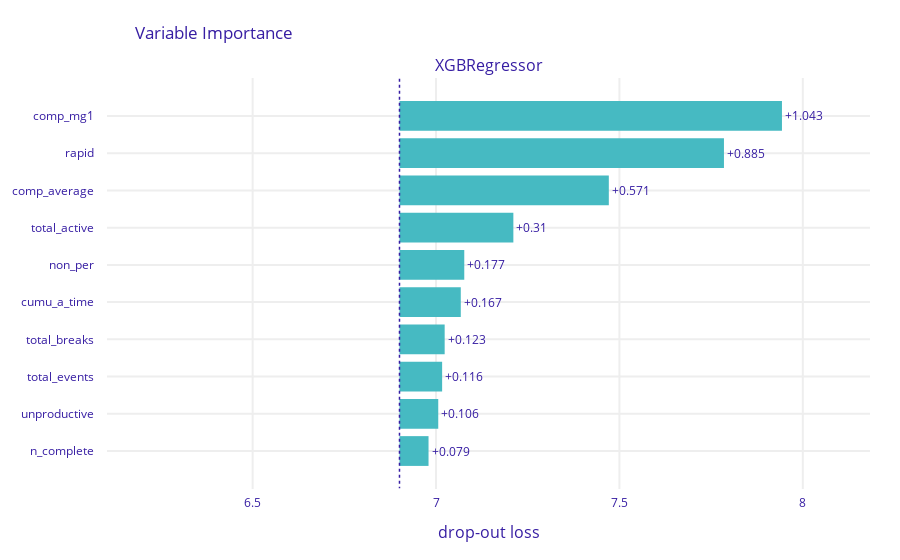
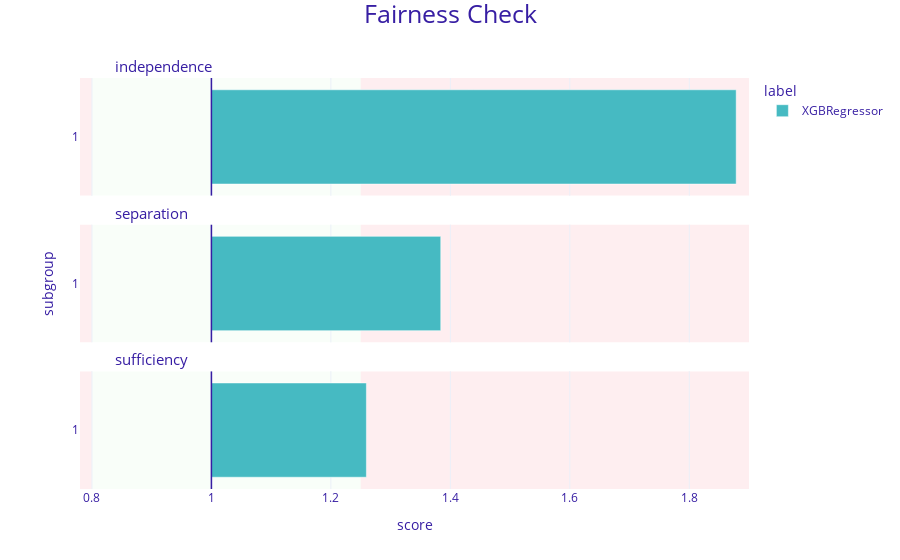
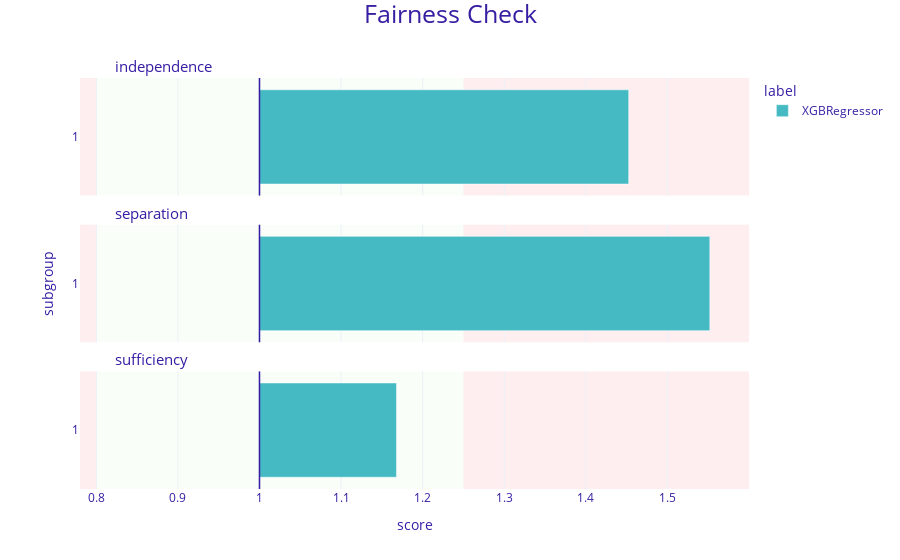
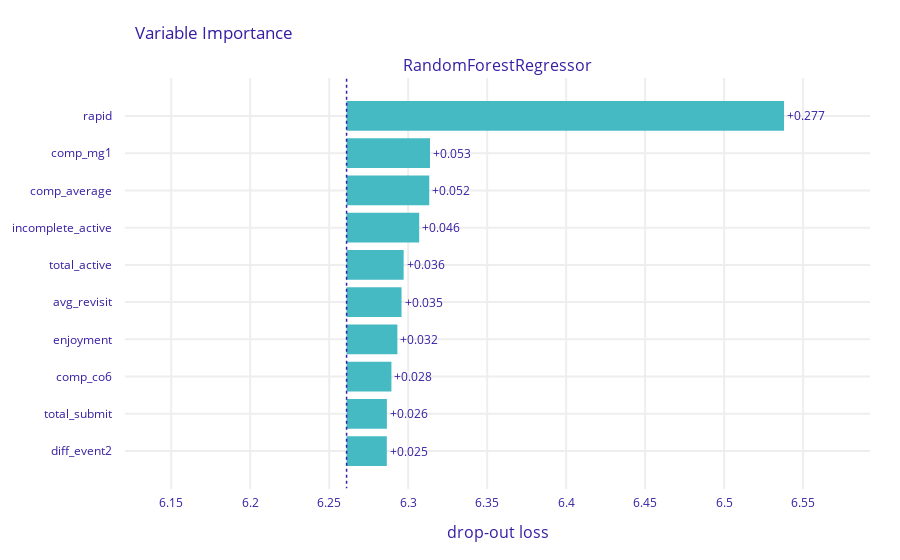

Here is the notebook cell these charts were saved with, in order:
### Code cell
# specify the models
label_dict = {
    label: data[data[label] > 0][everything].dropna()
    for label in labels
}

model_dict = {
    "xgb": XGBRegressor(tree_method="hist", random_state=42),
    "rf": RandomForestRegressor(n_estimators=1000, random_state=42)
}

# # setup figure that we'll add all the prediction plots to
# cols = max(len(metadata) + 1, 2)
# rows = max(len(label_dict) * len(model_dict), 2)
# fig, axs = subplots(rows, cols)
# fig.set_size_inches(3.25*cols, 3.1*rows)
# fig.tight_layout(pad=5.0)

# run the models
# i = 0
for L in label_dict:
    for M in model_dict:
        title = f"{L} {M} full"
        display(Markdown(f"---\n\n# {title}"))
        run_regressor(label_dict[L], L, features, protecteds, model_dict[M])
        # i += 1

# # save the plot now that we're done
# fig.savefig(f"output/predictions.png")

### Figure 1 — Plotly figure (JSON) as saved in the notebook; plotly's stock layout.template omitted (floating-point values rounded to 4 significant figures)
{"data": [{"base": 6.9, "hoverinfo": "text", "hoverlabel": {"bgcolor": "rgba(0, 0, 0, 0.8)"}, "hovertext": ["Model: XGBRegressor loss after<br>variable: comp_mg1 is permuted: 7.943<br>Drop-out loss change: +1.043", "Model: XGBRegressor loss after<br>variable: rapid is permuted: 7.785<br>Drop-out loss change: +0.885", "Model: XGBRegressor loss after<br>variable: comp_average is permuted: 7.471<br>Drop-out loss change: +0.571", "Model: XGBRegressor loss after<br>variable: total_active is permuted: 7.211<br>Drop-out loss change: +0.31", "Model: XGBRegressor loss after<br>variable: non_per is permuted: 7.077<br>Drop-out loss change: +0.177", "Model: XGBRegressor loss after<br>variable: cumu_a_time is permuted: 7.067<br>Drop-out loss change: +0.167", "Model: XGBRegressor loss after<br>variable: total_breaks is permuted: 7.024<br>Drop-out loss change: +0.123", "Model: XGBRegressor loss after<br>variable: total_events is permuted: 7.017<br>Drop-out loss change: +0.116", "Model: XGBRegressor loss after<br>variable: unproductive is permuted: 7.006<br>Drop-out loss change: +0.106", "Model: XGBRegressor loss after<br>variable: n_complete is permuted: 6.98<br>Drop-out loss change: +0.079"], "marker": {"color": "#46bac2"}, "orientation": "h", "showlegend": false, "text": ["+1.043", "+0.885", "+0.571", "+0.31", "+0.177", "+0.167", "+0.123", "+0.116", "+0.106", "+0.079"], "textposition": "outside", "type": "bar", "x": [1.043, 0.8847, 0.5707, 0.3105, 0.1766, 0.1671, 0.1232, 0.1163, 0.1057, 0.07917], "xaxis": "x", "y": ["comp_mg1", "rapid", "comp_average", "total_active", "non_per", "cumu_a_time", "total_breaks", "total_events", "unproductive", "n_complete"], "yaxis": "y"}], "layout": {"annotations": [{"font": {"size": 16}, "showarrow": false, "text": "XGBRegressor", "x": 0.5, "xanchor": "center", "xref": "paper", "y": 1, "yanchor": "bottom", "yref": "paper"}, {"font": {"size": 16}, "showarrow": false, "text": "drop-out loss", "x": 0.5, "xanchor": "center", "xref": "paper", "y": 0, "yanchor": "top", "yref": "paper", "yshift": -30}], "autosize": true, "font": {"color": "#371ea3"}, "margin": {"b": 71, "r": 30, "t": 78}, "shapes": [{"line": {"color": "#371ea3", "dash": "dot", "width": 1.5}, "type": "line", "x0": 6.9, "x1": 6.9, "xref": "x", "y0": -1, "y1": 10, "yref": "y"}], "title": {"text": "Variable Importance", "x": 0.15}, "xaxis": {"anchor": "y", "automargin": true, "domain": [0, 1], "fixedrange": true, "gridwidth": 2, "range": [6.103, 8.183], "tickcolor": "white", "ticklen": 3, "ticks": "outside", "type": "linear", "zeroline": false}, "yaxis": {"anchor": "x", "automargin": true, "autorange": true, "domain": [0, 1], "fixedrange": true, "gridwidth": 2, "range": [10.04, -1.035], "tickcolor": "white", "ticklen": 10, "ticks": "outside", "type": "category"}}}

### Figure 2 — Plotly figure (JSON) as saved in the notebook; plotly's stock layout.template omitted (floating-point values rounded to 4 significant figures)
{"data": [{"alignmentgroup": "True", "customdata": [[1, 1.879, "XGBRegressor"]], "hovertemplate": "<b>%{customdata[2]}</b><br>Subgroup: %{customdata[0]}<br>Score: %{customdata[1]}<br><extra></extra>", "legendgroup": "XGBRegressor", "marker": {"color": "#46bac2", "pattern": {"shape": ""}}, "name": "XGBRegressor", "offsetgroup": "XGBRegressor", "orientation": "h", "showlegend": true, "textposition": "auto", "type": "bar", "x": [0.8786], "xaxis": "x3", "y": [0.5], "yaxis": "y3"}, {"alignmentgroup": "True", "customdata": [[1, 1.384, "XGBRegressor"]], "hovertemplate": "<b>%{customdata[2]}</b><br>Subgroup: %{customdata[0]}<br>Score: %{customdata[1]}<br><extra></extra>", "legendgroup": "XGBRegressor", "marker": {"color": "#46bac2", "pattern": {"shape": ""}}, "name": "XGBRegressor", "offsetgroup": "XGBRegressor", "orientation": "h", "showlegend": false, "textposition": "auto", "type": "bar", "x": [0.3839], "xaxis": "x2", "y": [0.5], "yaxis": "y2"}, {"alignmentgroup": "True", "customdata": [[1, 1.259, "XGBRegressor"]], "hovertemplate": "<b>%{customdata[2]}</b><br>Subgroup: %{customdata[0]}<br>Score: %{customdata[1]}<br><extra></extra>", "legendgroup": "XGBRegressor", "marker": {"color": "#46bac2", "pattern": {"shape": ""}}, "name": "XGBRegressor", "offsetgroup": "XGBRegressor", "orientation": "h", "showlegend": false, "textposition": "auto", "type": "bar", "x": [0.2595], "xaxis": "x", "y": [0.5], "yaxis": "y"}], "layout": {"annotations": [{"font": {"size": 15}, "showarrow": false, "text": "sufficiency", "x": 0.05, "xanchor": "left", "xref": "paper", "y": 0.2867, "yanchor": "bottom", "yref": "paper"}, {"font": {"size": 15}, "showarrow": false, "text": "separation", "x": 0.05, "xanchor": "left", "xref": "paper", "y": 0.6433, "yanchor": "bottom", "yref": "paper"}, {"font": {"size": 15}, "showarrow": false, "text": "independence", "x": 0.05, "xanchor": "left", "xref": "paper", "y": 1.0, "yanchor": "bottom", "yref": "paper"}], "autosize": true, "barmode": "group", "font": {"color": "#371ea3"}, "legend": {"title": {"text": "label"}, "tracegroupgap": 0}, "margin": {"b": 71, "r": 30, "t": 78}, "shapes": [{"fillcolor": "#f05a71", "layer": "below", "line": {"width": 0}, "opacity": 0.1, "type": "rect", "x0": 0.25, "x1": 0.9, "xref": "x", "y0": 0, "y1": 1, "yref": "y"}, {"fillcolor": "#f05a71", "layer": "below", "line": {"width": 0}, "opacity": 0.1, "type": "rect", "x0": -0.22, "x1": -0.2, "xref": "x", "y0": 0, "y1": 1, "yref": "y"}, {"fillcolor": "#c7f5bf", "layer": "below", "line": {"width": 0}, "opacity": 0.1, "type": "rect", "x0": -0.2, "x1": 0.25, "xref": "x", "y0": 0, "y1": 1, "yref": "y"}, {"line": {"color": "#371ea3", "width": 1.5}, "type": "line", "x0": 0, "x1": 0, "xref": "x", "y0": 0, "y1": 1, "yref": "y"}, {"fillcolor": "#f05a71", "layer": "below", "line": {"width": 0}, "opacity": 0.1, "type": "rect", "x0": 0.25, "x1": 0.9, "xref": "x", "y0": 0, "y1": 1, "yref": "y2"}, {"fillcolor": "#f05a71", "layer": "below", "line": {"width": 0}, "opacity": 0.1, "type": "rect", "x0": -0.22, "x1": -0.2, "xref": "x", "y0": 0, "y1": 1, "yref": "y2"}, {"fillcolor": "#c7f5bf", "layer": "below", "line": {"width": 0}, "opacity": 0.1, "type": "rect", "x0": -0.2, "x1": 0.25, "xref": "x", "y0": 0, "y1": 1, "yref": "y2"}, {"line": {"color": "#371ea3", "width": 1.5}, "type": "line", "x0": 0, "x1": 0, "xref": "x", "y0": 0, "y1": 1, "yref": "y2"}, {"fillcolor": "#f05a71", "layer": "below", "line": {"width": 0}, "opacity": 0.1, "type": "rect", "x0": 0.25, "x1": 0.9, "xref": "x", "y0": 0, "y1": 1, "yref": "y3"}, {"fillcolor": "#f05a71", "layer": "below", "line": {"width": 0}, "opacity": 0.1, "type": "rect", "x0": -0.22, "x1": -0.2, "xref": "x", "y0": 0, "y1": 1, "yref": "y3"}, {"fillcolor": "#c7f5bf", "layer": "below", "line": {"width": 0}, "opacity": 0.1, "type": "rect", "x0": -0.2, "x1": 0.25, "xref": "x", "y0": 0, "y1": 1, "yref": "y3"}, {"line": {"color": "#371ea3", "width": 1.5}, "type": "line", "x0": 0, "x1": 0, "xref": "x", "y0": 0, "y1": 1, "yref": "y3"}], "title": {"font": {"size": 25}, "text": "Fairness Check", "x": 0.5, "y": 0.99}, "xaxis": {"anchor": "y", "domain": [0, 1], "range": [-0.22, 0.9], "ticktext": [0.6, 0.8, 1, 1.2, 1.4, 1.6, 1.8, 1], "tickvals": [-0.4, -0.2, 0, 0.2, 0.4, 0.6, 0.8, 0], "title": {"text": "score"}, "type": "linear"}, "xaxis2": {"anchor": "y2", "domain": [0, 1], "matches": "x", "range": [-0.22, 0.9], "showticklabels": false, "ticktext": [0.6, 0.8, 1, 1.2, 1.4, 1.6, 1.8, 1], "tickvals": [-0.4, -0.2, 0, 0.2, 0.4, 0.6, 0.8, 0], "type": "linear"}, "xaxis3": {"anchor": "y3", "domain": [0, 1], "matches": "x", "range": [-0.22, 0.9], "showticklabels": false, "ticktext": [0.6, 0.8, 1, 1.2, 1.4, 1.6, 1.8, 1], "tickvals": [-0.4, -0.2, 0, 0.2, 0.4, 0.6, 0.8, 0], "type": "linear"}, "yaxis": {"anchor": "x", "domain": [0, 0.2867], "range": [0, 1], "showgrid": false, "ticktext": [1], "tickvals": [0.5], "title": {"text": ""}, "type": "linear", "zeroline": false}, "yaxis2": {"anchor": "x2", "domain": [0.3567, 0.6433], "matches": "y", "range": [0, 1], "showgrid": false, "ticktext": [1], "tickvals": [0.5], "title": {"text": "subgroup"}, "type": "linear", "zeroline": false}, "yaxis3": {"anchor": "x3", "domain": [0.7133, 1.0], "matches": "y", "range": [0, 1], "showgrid": false, "ticktext": [1], "tickvals": [0.5], "title": {"text": ""}, "type": "linear", "zeroline": false}}}

### Figure 3 — Plotly figure (JSON) as saved in the notebook; plotly's stock layout.template omitted (floating-point values rounded to 4 significant figures)
{"data": [{"alignmentgroup": "True", "customdata": [[1, 1.453, "XGBRegressor"]], "hovertemplate": "<b>%{customdata[2]}</b><br>Subgroup: %{customdata[0]}<br>Score: %{customdata[1]}<br><extra></extra>", "legendgroup": "XGBRegressor", "marker": {"color": "#46bac2", "pattern": {"shape": ""}}, "name": "XGBRegressor", "offsetgroup": "XGBRegressor", "orientation": "h", "showlegend": true, "textposition": "auto", "type": "bar", "x": [0.4525], "xaxis": "x3", "y": [0.5], "yaxis": "y3"}, {"alignmentgroup": "True", "customdata": [[1, 1.552, "XGBRegressor"]], "hovertemplate": "<b>%{customdata[2]}</b><br>Subgroup: %{customdata[0]}<br>Score: %{customdata[1]}<br><extra></extra>", "legendgroup": "XGBRegressor", "marker": {"color": "#46bac2", "pattern": {"shape": ""}}, "name": "XGBRegressor", "offsetgroup": "XGBRegressor", "orientation": "h", "showlegend": false, "textposition": "auto", "type": "bar", "x": [0.552], "xaxis": "x2", "y": [0.5], "yaxis": "y2"}, {"alignmentgroup": "True", "customdata": [[1, 1.168, "XGBRegressor"]], "hovertemplate": "<b>%{customdata[2]}</b><br>Subgroup: %{customdata[0]}<br>Score: %{customdata[1]}<br><extra></extra>", "legendgroup": "XGBRegressor", "marker": {"color": "#46bac2", "pattern": {"shape": ""}}, "name": "XGBRegressor", "offsetgroup": "XGBRegressor", "orientation": "h", "showlegend": false, "textposition": "auto", "type": "bar", "x": [0.1679], "xaxis": "x", "y": [0.5], "yaxis": "y"}], "layout": {"annotations": [{"font": {"size": 15}, "showarrow": false, "text": "sufficiency", "x": 0.05, "xanchor": "left", "xref": "paper", "y": 0.2867, "yanchor": "bottom", "yref": "paper"}, {"font": {"size": 15}, "showarrow": false, "text": "separation", "x": 0.05, "xanchor": "left", "xref": "paper", "y": 0.6433, "yanchor": "bottom", "yref": "paper"}, {"font": {"size": 15}, "showarrow": false, "text": "independence", "x": 0.05, "xanchor": "left", "xref": "paper", "y": 1.0, "yanchor": "bottom", "yref": "paper"}], "autosize": true, "barmode": "group", "font": {"color": "#371ea3"}, "legend": {"title": {"text": "label"}, "tracegroupgap": 0}, "margin": {"b": 71, "r": 30, "t": 78}, "shapes": [{"fillcolor": "#f05a71", "layer": "below", "line": {"width": 0}, "opacity": 0.1, "type": "rect", "x0": 0.25, "x1": 0.6, "xref": "x", "y0": 0, "y1": 1, "yref": "y"}, {"fillcolor": "#f05a71", "layer": "below", "line": {"width": 0}, "opacity": 0.1, "type": "rect", "x0": -0.22, "x1": -0.2, "xref": "x", "y0": 0, "y1": 1, "yref": "y"}, {"fillcolor": "#c7f5bf", "layer": "below", "line": {"width": 0}, "opacity": 0.1, "type": "rect", "x0": -0.2, "x1": 0.25, "xref": "x", "y0": 0, "y1": 1, "yref": "y"}, {"line": {"color": "#371ea3", "width": 1.5}, "type": "line", "x0": 0, "x1": 0, "xref": "x", "y0": 0, "y1": 1, "yref": "y"}, {"fillcolor": "#f05a71", "layer": "below", "line": {"width": 0}, "opacity": 0.1, "type": "rect", "x0": 0.25, "x1": 0.6, "xref": "x", "y0": 0, "y1": 1, "yref": "y2"}, {"fillcolor": "#f05a71", "layer": "below", "line": {"width": 0}, "opacity": 0.1, "type": "rect", "x0": -0.22, "x1": -0.2, "xref": "x", "y0": 0, "y1": 1, "yref": "y2"}, {"fillcolor": "#c7f5bf", "layer": "below", "line": {"width": 0}, "opacity": 0.1, "type": "rect", "x0": -0.2, "x1": 0.25, "xref": "x", "y0": 0, "y1": 1, "yref": "y2"}, {"line": {"color": "#371ea3", "width": 1.5}, "type": "line", "x0": 0, "x1": 0, "xref": "x", "y0": 0, "y1": 1, "yref": "y2"}, {"fillcolor": "#f05a71", "layer": "below", "line": {"width": 0}, "opacity": 0.1, "type": "rect", "x0": 0.25, "x1": 0.6, "xref": "x", "y0": 0, "y1": 1, "yref": "y3"}, {"fillcolor": "#f05a71", "layer": "below", "line": {"width": 0}, "opacity": 0.1, "type": "rect", "x0": -0.22, "x1": -0.2, "xref": "x", "y0": 0, "y1": 1, "yref": "y3"}, {"fillcolor": "#c7f5bf", "layer": "below", "line": {"width": 0}, "opacity": 0.1, "type": "rect", "x0": -0.2, "x1": 0.25, "xref": "x", "y0": 0, "y1": 1, "yref": "y3"}, {"line": {"color": "#371ea3", "width": 1.5}, "type": "line", "x0": 0, "x1": 0, "xref": "x", "y0": 0, "y1": 1, "yref": "y3"}], "title": {"font": {"size": 25}, "text": "Fairness Check", "x": 0.5, "y": 0.99}, "xaxis": {"anchor": "y", "domain": [0, 1], "range": [-0.22, 0.6], "ticktext": [0.7, 0.8, 0.9, 1, 1.1, 1.2, 1.3, 1.4, 1.5, 1], "tickvals": [-0.3, -0.2, -0.1, 0, 0.1, 0.2, 0.3, 0.4, 0.5, 0], "title": {"text": "score"}, "type": "linear"}, "xaxis2": {"anchor": "y2", "domain": [0, 1], "matches": "x", "range": [-0.22, 0.6], "showticklabels": false, "ticktext": [0.7, 0.8, 0.9, 1, 1.1, 1.2, 1.3, 1.4, 1.5, 1], "tickvals": [-0.3, -0.2, -0.1, 0, 0.1, 0.2, 0.3, 0.4, 0.5, 0], "type": "linear"}, "xaxis3": {"anchor": "y3", "domain": [0, 1], "matches": "x", "range": [-0.22, 0.6], "showticklabels": false, "ticktext": [0.7, 0.8, 0.9, 1, 1.1, 1.2, 1.3, 1.4, 1.5, 1], "tickvals": [-0.3, -0.2, -0.1, 0, 0.1, 0.2, 0.3, 0.4, 0.5, 0], "type": "linear"}, "yaxis": {"anchor": "x", "domain": [0, 0.2867], "range": [0, 1], "showgrid": false, "ticktext": [1], "tickvals": [0.5], "title": {"text": ""}, "type": "linear", "zeroline": false}, "yaxis2": {"anchor": "x2", "domain": [0.3567, 0.6433], "matches": "y", "range": [0, 1], "showgrid": false, "ticktext": [1], "tickvals": [0.5], "title": {"text": "subgroup"}, "type": "linear", "zeroline": false}, "yaxis3": {"anchor": "x3", "domain": [0.7133, 1.0], "matches": "y", "range": [0, 1], "showgrid": false, "ticktext": [1], "tickvals": [0.5], "title": {"text": ""}, "type": "linear", "zeroline": false}}}

### Figure 4 — Plotly figure (JSON) as saved in the notebook; plotly's stock layout.template omitted (floating-point values rounded to 4 significant figures)
{"data": [{"base": 6.261, "hoverinfo": "text", "hoverlabel": {"bgcolor": "rgba(0, 0, 0, 0.8)"}, "hovertext": ["Model: RandomForestRegressor loss after<br>variable: rapid is permuted: 6.538<br>Drop-out loss change: +0.277", "Model: RandomForestRegressor loss after<br>variable: comp_mg1 is permuted: 6.314<br>Drop-out loss change: +0.053", "Model: RandomForestRegressor loss after<br>variable: comp_average is permuted: 6.313<br>Drop-out loss change: +0.052", "Model: RandomForestRegressor loss after<br>variable: incomplete_active is permuted: 6.307<br>Drop-out loss change: +0.046", "Model: RandomForestRegressor loss after<br>variable: total_active is permuted: 6.297<br>Drop-out loss change: +0.036", "Model: RandomForestRegressor loss after<br>variable: avg_revisit is permuted: 6.296<br>Drop-out loss change: +0.035", "Model: RandomForestRegressor loss after<br>variable: enjoyment is permuted: 6.293<br>Drop-out loss change: +0.032", "Model: RandomForestRegressor loss after<br>variable: comp_co6 is permuted: 6.289<br>Drop-out loss change: +0.028", "Model: RandomForestRegressor loss after<br>variable: total_submit is permuted: 6.287<br>Drop-out loss change: +0.026", "Model: RandomForestRegressor loss after<br>variable: diff_event2 is permuted: 6.286<br>Drop-out loss change: +0.025"], "marker": {"color": "#46bac2"}, "orientation": "h", "showlegend": false, "text": ["+0.277", "+0.053", "+0.052", "+0.046", "+0.036", "+0.035", "+0.032", "+0.028", "+0.026", "+0.025"], "textposition": "outside", "type": "bar", "x": [0.2769, 0.0528, 0.05233, 0.04597, 0.03613, 0.03478, 0.03215, 0.02838, 0.02552, 0.02547], "xaxis": "x", "y": ["rapid", "comp_mg1", "comp_average", "incomplete_active", "total_active", "avg_revisit", "enjoyment", "comp_co6", "total_submit", "diff_event2"], "yaxis": "y"}], "layout": {"annotations": [{"font": {"size": 16}, "showarrow": false, "text": "RandomForestRegressor", "x": 0.5, "xanchor": "center", "xref": "paper", "y": 1, "yanchor": "bottom", "yref": "paper"}, {"font": {"size": 16}, "showarrow": false, "text": "drop-out loss", "x": 0.5, "xanchor": "center", "xref": "paper", "y": 0, "yanchor": "top", "yref": "paper", "yshift": -30}], "autosize": true, "font": {"color": "#371ea3"}, "margin": {"b": 71, "r": 30, "t": 78}, "shapes": [{"line": {"color": "#371ea3", "dash": "dot", "width": 1.5}, "type": "line", "x0": 6.261, "x1": 6.261, "xref": "x", "y0": -1, "y1": 10, "yref": "y"}], "title": {"text": "Variable Importance", "x": 0.15}, "xaxis": {"anchor": "y", "automargin": true, "domain": [0, 1], "fixedrange": true, "gridwidth": 2, "range": [6.121, 6.592], "tickcolor": "white", "ticklen": 3, "ticks": "outside", "type": "linear", "zeroline": false}, "yaxis": {"anchor": "x", "automargin": true, "autorange": true, "domain": [0, 1], "fixedrange": true, "gridwidth": 2, "range": [10.04, -1.035], "tickcolor": "white", "ticklen": 10, "ticks": "outside", "type": "category"}}}
